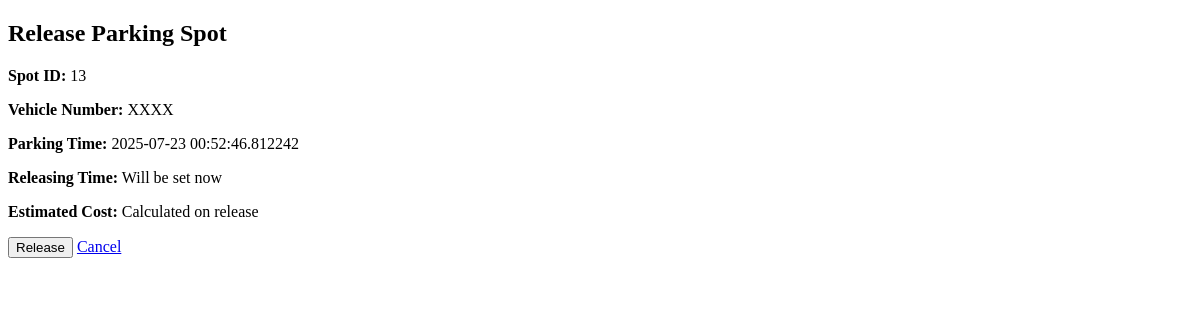
Before: /user/release/1 with the older database file.
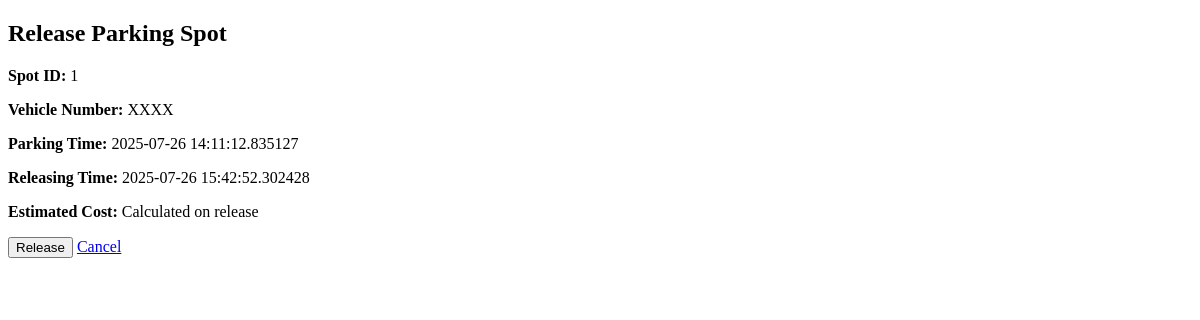
After: the same page with the newer database file.
### models/model.py (models this page shows)
class ParkingSpot(db.Model):
    id = db.Column(db.Integer, primary_key=True)
    lot_id = db.Column(db.Integer, db.ForeignKey('parking_lot.id'), nullable=False)
    status = db.Column(db.String(1), nullable=False, default='A')
    reservation = db.relationship('Reservation', backref='spot', uselist=False, lazy=True)

class Reservation(db.Model):
    id = db.Column(db.Integer, primary_key=True)
    spot_id = db.Column(db.Integer, db.ForeignKey('parking_spot.id'), nullable=False)
    user_id = db.Column(db.Integer, db.ForeignKey('user.id'), nullable=False)
    parking_timestamp = db.Column(db.DateTime, default=datetime.utcnow)
    leaving_timestamp = db.Column(db.DateTime, nullable=True)
    parking_cost = db.Column(db.Float)

### controllers/user_routes.py (the view, shortened to what this page needs)
    @app.route("/user/release/<int:reservation_id>", methods=["GET", "POST"])
    def release_parking(reservation_id):
        res = Reservation.query.get_or_404(reservation_id)
        spot = res.spot
        return render_template("release_spot.html", res=res, spot=spot)

### templates/release_spot.html (shortened to what this page needs)
<!DOCTYPE html>
<html>
<head>
</head>
<body>
    <h2>Release Parking Spot</h2>
    <form method="POST">
        <p><strong>Spot ID:</strong> {{ spot.id }}</p>
        <p><strong>Vehicle Number:</strong> XXXX</p>
        <p><strong>Parking Time:</strong> {{ res.parking_timestamp }}</p>
        <p><strong>Releasing Time:</strong> {{ res.leaving_timestamp or "Will be set now" }}</p>
        <p><strong>Estimated Cost:</strong> Calculated on release</p>
        <button type="submit">Release</button>
        <a href="/user/dashboard">Cancel</a>
    </form>
</body>
</html>

Changed rows visible on the page:
removed ParkingSpot: id "13"
now on this page (row edited): ParkingSpot: id "1"
changed Reservation: parking_timestamp "2025-07-23 00:52:46.812242" → "2025-07-26 14:11:12.835127"; leaving_timestamp "Will be set now" → "2025-07-26 15:42:52.302428"
